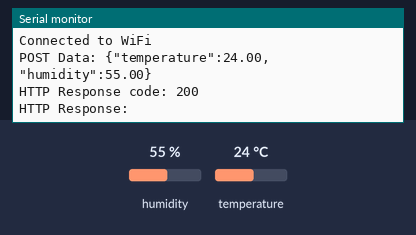
Bench run of a sketch on a simulated ESP32. Shown: the last lines printed to the serial monitor. The inputs (shaded band) are chosen by the test bench; at power-on: humidity 55 %, temperature 24 °C. WiFi joins after 1.5 s; servers stay silent unless stated; uploads are accepted with an empty reply.

Above: at 3.2 s.
3.3 s: humidity set to 22 %
At 7.41 s:
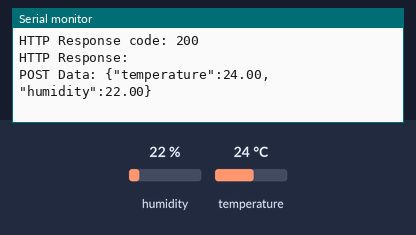
9.1 s: temperature set to 12 °C
At 13.2 s:
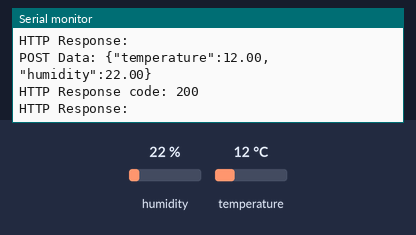
14.9 s: humidity set to 40 %
At 19.2 s:
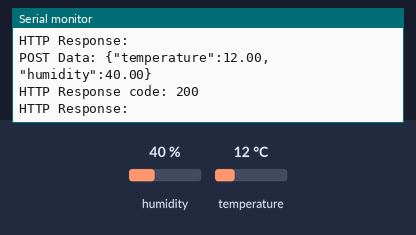
Timing chart, 0 to 20.7 s (numbered marks = the images above; inputs shaded):
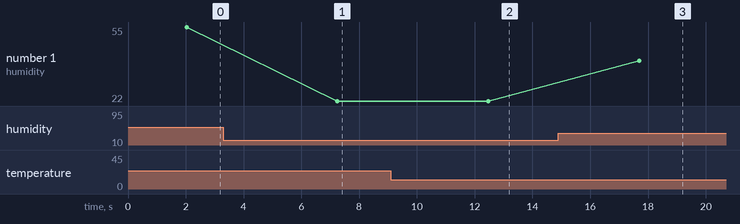

Measured:
- after the input at 3.3 s, the serial monitor: prints a new line after 3.9 s (image 1)
- after the input at 9.1 s, the serial monitor: prints a new line after 3.4 s (image 2)
- after the input at 14.9 s, the serial monitor: prints a new line after 2.8 s (image 3)
- plotted number 1: 55 → 22 after the input at 3.3 s, 22 → 40 after the input at 14.9 s

The sketch:

arduino.ino
```cpp
#include <WiFi.h>
#include <HTTPClient.h>
#include "DHT.h"

#define DHTPIN 4
#define DHTTYPE DHT11

const char* ssid = "Almond";
const char* password = "sudahrip";
const char* serverName = "http://172.18.50.63:5000/data";  // Change this to your server IP

DHT dht(DHTPIN, DHTTYPE);

void setup() {
  Serial.begin(115200);
  WiFi.begin(ssid, password);

  while (WiFi.status() != WL_CONNECTED) {
    delay(1000);
    Serial.println("Connecting to WiFi...");
  }

  Serial.println("Connected to WiFi");
  dht.begin();
}

void loop() {
  if (WiFi.status() == WL_CONNECTED) {
    HTTPClient http;

    float temperature = dht.readTemperature();
    float humidity = dht.readHumidity();

    if (isnan(temperature) || isnan(humidity)) {
      Serial.println("Failed to read from DHT sensor!");
      return;
    }

    http.begin(serverName);
    http.addHeader("Content-Type", "application/json");

    String postData = "{\"temperature\":" + String(temperature) + ",\"humidity\":" + String(humidity) + "}";
    Serial.print("POST Data: ");
    Serial.println(postData);

    int httpResponseCode = http.POST(postData);

    if (httpResponseCode > 0) {
      String response = http.getString();
      Serial.print("HTTP Response code: ");
      Serial.println(httpResponseCode);
      Serial.print("HTTP Response: ");
      Serial.println(response);
    } else {
      Serial.print("Error on sending POST: ");
      Serial.println(httpResponseCode);
    }

    http.end();
  } else {
    Serial.println("WiFi Disconnected");
  }

  delay(5000); // Increase delay to 2 minutes
}
```
